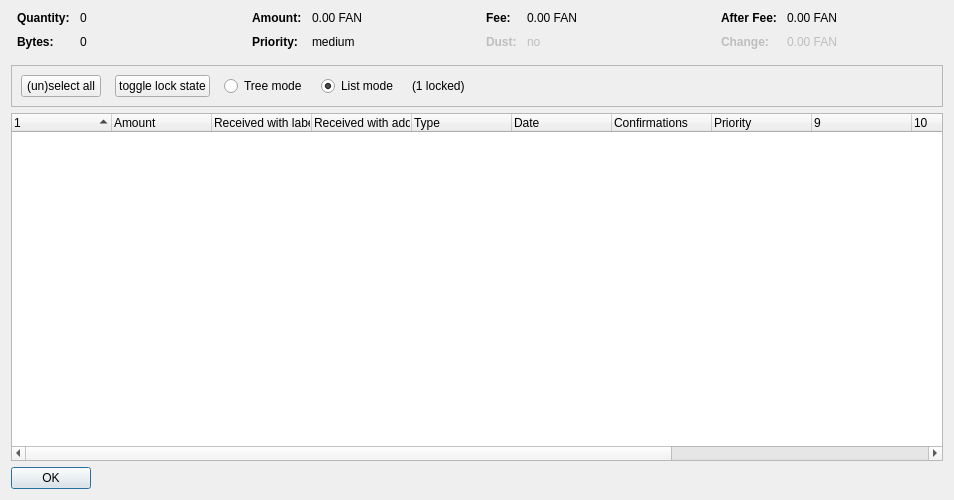
<?xml version="1.0" encoding="UTF-8"?>
<ui version="4.0">
 <class>CoinControlDialog</class>
 <widget class="QDialog" name="CoinControlDialog">
  <property name="geometry">
   <rect>
    <x>0</x>
    <y>0</y>
    <width>954</width>
    <height>500</height>
   </rect>
  </property>
  <property name="windowTitle">
   <string>Coin Selection</string>
  </property>
  <layout class="QVBoxLayout" name="verticalLayout">
   <item>
    <layout class="QHBoxLayout" name="horizontalLayoutTop" stretch="0,0,0,0">
     <property name="topMargin">
      <number>0</number>
     </property>
     <property name="bottomMargin">
      <number>10</number>
     </property>
     <item>
      <layout class="QFormLayout" name="formLayoutCoinControl1">
       <property name="horizontalSpacing">
        <number>10</number>
       </property>
       <property name="verticalSpacing">
        <number>10</number>
       </property>
       <property name="leftMargin">
        <number>6</number>
       </property>
       <property name="rightMargin">
        <number>6</number>
       </property>
       <item row="0" column="0">
        <widget class="QLabel" name="labelCoinControlQuantityText">
         <property name="font">
          <font>
           <weight>75</weight>
           <bold>true</bold>
          </font>
         </property>
         <property name="text">
          <string>Quantity:</string>
         </property>
        </widget>
       </item>
       <item row="0" column="1">
        <widget class="QLabel" name="labelCoinControlQuantity">
         <property name="cursor">
          <cursorShape>IBeamCursor</cursorShape>
         </property>
         <property name="contextMenuPolicy">
          <enum>Qt::ActionsContextMenu</enum>
         </property>
         <property name="text">
          <string notr="true">0</string>
         </property>
         <property name="textInteractionFlags">
          <set>Qt::LinksAccessibleByMouse|Qt::TextSelectableByKeyboard|Qt::TextSelectableByMouse</set>
         </property>
        </widget>
       </item>
       <item row="1" column="0">
        <widget class="QLabel" name="labelCoinControlBytesText">
         <property name="font">
          <font>
           <weight>75</weight>
           <bold>true</bold>
          </font>
         </property>
         <property name="text">
          <string>Bytes:</string>
         </property>
        </widget>
       </item>
       <item row="1" column="1">
        <widget class="QLabel" name="labelCoinControlBytes">
         <property name="cursor">
          <cursorShape>IBeamCursor</cursorShape>
         </property>
         <property name="contextMenuPolicy">
          <enum>Qt::ActionsContextMenu</enum>
         </property>
         <property name="text">
          <string notr="true">0</string>
         </property>
         <property name="textInteractionFlags">
          <set>Qt::LinksAccessibleByMouse|Qt::TextSelectableByKeyboard|Qt::TextSelectableByMouse</set>
         </property>
        </widget>
       </item>
      </layout>
     </item>
     <item>
      <layout class="QFormLayout" name="formLayoutCoinControl2">
       <property name="horizontalSpacing">
        <number>10</number>
       </property>
       <property name="verticalSpacing">
        <number>10</number>
       </property>
       <property name="leftMargin">
        <number>6</number>
       </property>
       <property name="rightMargin">
        <number>6</number>
       </property>
       <item row="0" column="0">
        <widget class="QLabel" name="labelCoinControlAmountText">
         <property name="font">
          <font>
           <weight>75</weight>
           <bold>true</bold>
          </font>
         </property>
         <property name="text">
          <string>Amount:</string>
         </property>
        </widget>
       </item>
       <item row="0" column="1">
        <widget class="QLabel" name="labelCoinControlAmount">
         <property name="cursor">
          <cursorShape>IBeamCursor</cursorShape>
         </property>
         <property name="contextMenuPolicy">
          <enum>Qt::ActionsContextMenu</enum>
         </property>
         <property name="text">
          <string notr="true">0.00 FAN</string>
         </property>
         <property name="textInteractionFlags">
          <set>Qt::LinksAccessibleByMouse|Qt::TextSelectableByKeyboard|Qt::TextSelectableByMouse</set>
         </property>
        </widget>
       </item>
       <item row="1" column="0">
        <widget class="QLabel" name="labelCoinControlPriorityText">
         <property name="font">
          <font>
           <weight>75</weight>
           <bold>true</bold>
          </font>
         </property>
         <property name="text">
          <string>Priority:</string>
         </property>
        </widget>
       </item>
       <item row="1" column="1">
        <widget class="QLabel" name="labelCoinControlPriority">
         <property name="cursor">
          <cursorShape>IBeamCursor</cursorShape>
         </property>
         <property name="contextMenuPolicy">
          <enum>Qt::ActionsContextMenu</enum>
         </property>
         <property name="text">
          <string>medium</string>
         </property>
         <property name="textInteractionFlags">
          <set>Qt::LinksAccessibleByMouse|Qt::TextSelectableByKeyboard|Qt::TextSelectableByMouse</set>
         </property>
        </widget>
       </item>
      </layout>
     </item>
     <item>
      <layout class="QFormLayout" name="formLayoutCoinControl3">
       <property name="horizontalSpacing">
        <number>10</number>
       </property>
       <property name="verticalSpacing">
        <number>10</number>
       </property>
       <property name="leftMargin">
        <number>6</number>
       </property>
       <property name="rightMargin">
        <number>6</number>
       </property>
       <item row="0" column="0">
        <widget class="QLabel" name="labelCoinControlFeeText">
         <property name="font">
          <font>
           <weight>75</weight>
           <bold>true</bold>
          </font>
         </property>
         <property name="text">
          <string>Fee:</string>
         </property>
        </widget>
       </item>
       <item row="0" column="1">
        <widget class="QLabel" name="labelCoinControlFee">
         <property name="cursor">
          <cursorShape>IBeamCursor</cursorShape>
         </property>
         <property name="contextMenuPolicy">
          <enum>Qt::ActionsContextMenu</enum>
         </property>
         <property name="text">
          <string notr="true">0.00 FAN</string>
         </property>
         <property name="textInteractionFlags">
          <set>Qt::LinksAccessibleByMouse|Qt::TextSelectableByKeyboard|Qt::TextSelectableByMouse</set>
         </property>
        </widget>
       </item>
       <item row="1" column="0">
        <widget class="QLabel" name="labelCoinControlLowOutputText">
         <property name="enabled">
          <bool>false</bool>
         </property>
         <property name="font">
          <font>
           <weight>75</weight>
           <bold>true</bold>
          </font>
         </property>
         <property name="text">
          <string>Dust:</string>
         </property>
        </widget>
       </item>
       <item row="1" column="1">
        <widget class="QLabel" name="labelCoinControlLowOutput">
         <property name="enabled">
          <bool>false</bool>
         </property>
         <property name="cursor">
          <cursorShape>IBeamCursor</cursorShape>
         </property>
         <property name="contextMenuPolicy">
          <enum>Qt::ActionsContextMenu</enum>
         </property>
         <property name="text">
          <string>no</string>
         </property>
         <property name="textInteractionFlags">
          <set>Qt::LinksAccessibleByMouse|Qt::TextSelectableByKeyboard|Qt::TextSelectableByMouse</set>
         </property>
        </widget>
       </item>
      </layout>
     </item>
     <item>
      <layout class="QFormLayout" name="formLayoutCoinControl4">
       <property name="horizontalSpacing">
        <number>10</number>
       </property>
       <property name="verticalSpacing">
        <number>10</number>
       </property>
       <property name="leftMargin">
        <number>6</number>
       </property>
       <property name="rightMargin">
        <number>6</number>
       </property>
       <item row="0" column="0">
        <widget class="QLabel" name="labelCoinControlAfterFeeText">
         <property name="font">
          <font>
           <weight>75</weight>
           <bold>true</bold>
          </font>
         </property>
         <property name="text">
          <string>After Fee:</string>
         </property>
        </widget>
       </item>
       <item row="0" column="1">
        <widget class="QLabel" name="labelCoinControlAfterFee">
         <property name="cursor">
          <cursorShape>IBeamCursor</cursorShape>
         </property>
         <property name="contextMenuPolicy">
          <enum>Qt::ActionsContextMenu</enum>
         </property>
         <property name="text">
          <string notr="true">0.00 FAN</string>
         </property>
         <property name="textInteractionFlags">
          <set>Qt::LinksAccessibleByMouse|Qt::TextSelectableByKeyboard|Qt::TextSelectableByMouse</set>
         </property>
        </widget>
       </item>
       <item row="1" column="0">
        <widget class="QLabel" name="labelCoinControlChangeText">
         <property name="enabled">
          <bool>false</bool>
         </property>
         <property name="font">
          <font>
           <weight>75</weight>
           <bold>true</bold>
          </font>
         </property>
         <property name="text">
          <string>Change:</string>
         </property>
        </widget>
       </item>
       <item row="1" column="1">
        <widget class="QLabel" name="labelCoinControlChange">
         <property name="enabled">
          <bool>false</bool>
         </property>
         <property name="cursor">
          <cursorShape>IBeamCursor</cursorShape>
         </property>
         <property name="contextMenuPolicy">
          <enum>Qt::ActionsContextMenu</enum>
         </property>
         <property name="text">
          <string notr="true">0.00 FAN</string>
         </property>
         <property name="textInteractionFlags">
          <set>Qt::LinksAccessibleByMouse|Qt::TextSelectableByKeyboard|Qt::TextSelectableByMouse</set>
         </property>
        </widget>
       </item>
      </layout>
     </item>
    </layout>
   </item>
   <item>
    <widget class="QFrame" name="frame">
     <property name="minimumSize">
      <size>
       <width>0</width>
       <height>40</height>
      </size>
     </property>
     <property name="frameShape">
      <enum>QFrame::StyledPanel</enum>
     </property>
     <property name="frameShadow">
      <enum>QFrame::Sunken</enum>
     </property>
     <layout class="QHBoxLayout" name="horizontalLayout">
      <item>
       <layout class="QHBoxLayout" name="horizontalLayoutPanel" stretch="0,0,0,0,0,0">
        <property name="spacing">
         <number>14</number>
        </property>
        <item>
         <widget class="QPushButton" name="pushButtonSelectAll">
          <property name="sizePolicy">
           <sizepolicy hsizetype="Maximum" vsizetype="Fixed">
            <horstretch>0</horstretch>
            <verstretch>0</verstretch>
           </sizepolicy>
          </property>
          <property name="text">
           <string>(un)select all</string>
          </property>
          <property name="autoDefault">
           <bool>false</bool>
          </property>
         </widget>
        </item>
        <item>
         <widget class="QPushButton" name="pushButtonToggleLock">
          <property name="sizePolicy">
           <sizepolicy hsizetype="Maximum" vsizetype="Fixed">
            <horstretch>0</horstretch>
            <verstretch>0</verstretch>
           </sizepolicy>
          </property>
          <property name="text">
           <string>toggle lock state</string>
          </property>
          <property name="autoDefault">
           <bool>false</bool>
          </property>
         </widget>
        </item>
        <item>
         <widget class="QRadioButton" name="radioTreeMode">
          <property name="sizePolicy">
           <sizepolicy hsizetype="Maximum" vsizetype="Fixed">
            <horstretch>0</horstretch>
            <verstretch>0</verstretch>
           </sizepolicy>
          </property>
          <property name="text">
           <string>Tree mode</string>
          </property>
         </widget>
        </item>
        <item>
         <widget class="QRadioButton" name="radioListMode">
          <property name="sizePolicy">
           <sizepolicy hsizetype="Maximum" vsizetype="Fixed">
            <horstretch>0</horstretch>
            <verstretch>0</verstretch>
           </sizepolicy>
          </property>
          <property name="text">
           <string>List mode</string>
          </property>
          <property name="checked">
           <bool>true</bool>
          </property>
         </widget>
        </item>
        <item>
         <widget class="QLabel" name="labelLocked">
          <property name="text">
           <string>(1 locked)</string>
          </property>
         </widget>
        </item>
        <item>
         <spacer name="horizontalSpacer">
          <property name="orientation">
           <enum>Qt::Horizontal</enum>
          </property>
          <property name="sizeHint" stdset="0">
           <size>
            <width>40</width>
            <height>20</height>
           </size>
          </property>
         </spacer>
        </item>
       </layout>
      </item>
     </layout>
    </widget>
   </item>
   <item>
    <widget class="CoinControlTreeWidget" name="treeWidget">
     <property name="contextMenuPolicy">
      <enum>Qt::CustomContextMenu</enum>
     </property>
     <property name="sortingEnabled">
      <bool>false</bool>
     </property>
     <property name="columnCount">
      <number>13</number>
     </property>
     <attribute name="headerShowSortIndicator" stdset="0">
      <bool>true</bool>
     </attribute>
     <attribute name="headerStretchLastSection">
      <bool>false</bool>
     </attribute>
     <column>
      <property name="text">
       <string/>
      </property>
     </column>
     <column>
      <property name="text">
       <string>Amount</string>
      </property>
     </column>
     <column>
      <property name="text">
       <string>Received with label</string>
      </property>
     </column>
     <column>
      <property name="text">
       <string>Received with address</string>
      </property>
     </column>
     <column>
      <property name="text">
	<string>Type</string>
      </property>
     </column>
     <column>
      <property name="text">	 
       <string>Date</string>
      </property>
     </column>
     <column>
      <property name="text">
       <string>Confirmations</string>
      </property>
      <property name="toolTip">
       <string>Confirmed</string>
      </property>
     </column>
     <column>
      <property name="text">
       <string>Priority</string>
      </property>
     </column>
     <column>
      <property name="text">
       <string/>
      </property>
     </column>
     <column>
      <property name="text">
       <string/>
      </property>
     </column>
     <column>
      <property name="text">
       <string/>
      </property>
     </column>
     <column>
      <property name="text">
       <string/>
      </property>
     </column>
     <column>
      <property name="text">
       <string/>
      </property>
     </column>
    </widget>
   </item>
   <item>
    <widget class="QDialogButtonBox" name="buttonBox">
     <property name="sizePolicy">
      <sizepolicy hsizetype="Maximum" vsizetype="Fixed">
       <horstretch>0</horstretch>
       <verstretch>0</verstretch>
      </sizepolicy>
     </property>
     <property name="orientation">
      <enum>Qt::Horizontal</enum>
     </property>
     <property name="standardButtons">
      <set>QDialogButtonBox::Ok</set>
     </property>
    </widget>
   </item>
  </layout>
 </widget>
 <customwidgets>
  <customwidget>
   <class>CoinControlTreeWidget</class>
   <extends>QTreeWidget</extends>
   <header>coincontroltreewidget.h</header>
  </customwidget>
 </customwidgets>
 <resources/>
 <connections/>
</ui>
